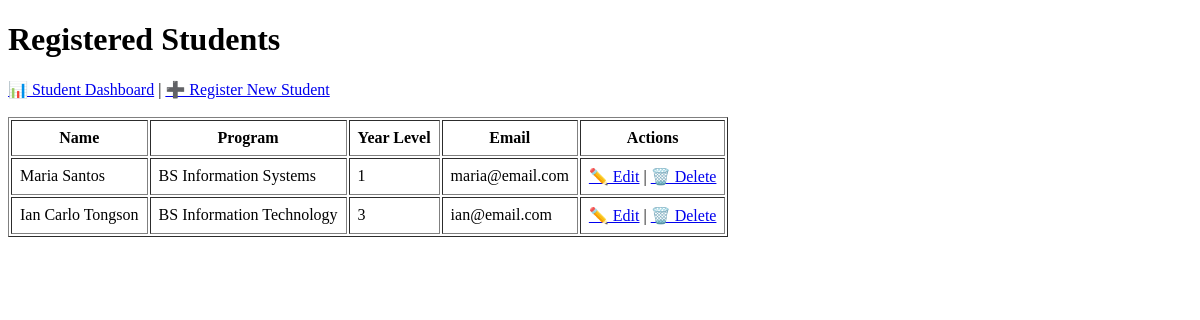
Page /registration/ on the earlier database version.
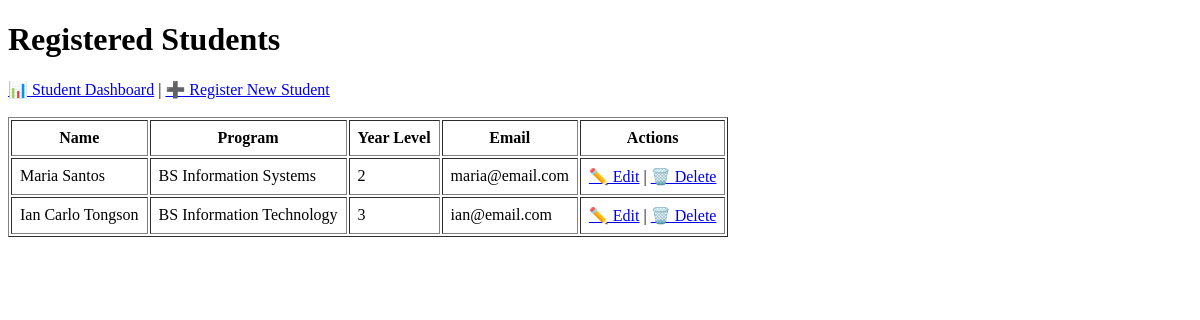
Same page on the later database version.
### registration/models.py (models this page shows, shortened)
class Student(models.Model):
    student_name = models.CharField(max_length=100)
    program = models.CharField(max_length=100)
    year_level = models.IntegerField()
    email = models.EmailField()

### registration/views.py (the view)
# urls.py: path('', views.student_list, name='student_list'),
def student_list(request):
    students = Student.objects.all()
    return render(
        request,
        'registration/student_list.html',
        {'students': students}
    )

### registration/templates/registration/student_list.html (shortened to what this page needs)
<!DOCTYPE html>
<html>
<head>
</head>
<body>
    <h1>Registered Students</h1>
    <a href="{% url 'student_dashboard' %}">📊 Student Dashboard</a> |
    <a href="{% url 'student_create' %}">➕ Register New Student</a>
    <br><br>
    <table border="1" cellpadding="8">
        <tr>
            <th>Name</th>
            <th>Program</th>
            <th>Year Level</th>
            <th>Email</th>
            <th>Actions</th>
        </tr>
        {% for student in students %}
        <tr>
            <td>{{ student.student_name }}</td>
            <td>{{ student.program }}</td>
            <td>{{ student.year_level }}</td>
            <td>{{ student.email }}</td>
            <td>
                <a href="{% url 'student_update' student.pk %}">✏️ Edit</a> |
                <a href="{% url 'student_delete' student.pk %}">🗑️ Delete</a>
            </td>
        </tr>
        {% empty %}
        <tr>
            <td colspan="5">No students registered yet.</td>
        </tr>
        {% endfor %}
    </table>
</body>
</html>

Differences in the rows shown:
changed Student "Maria Santos": year_level "1" → "2"
